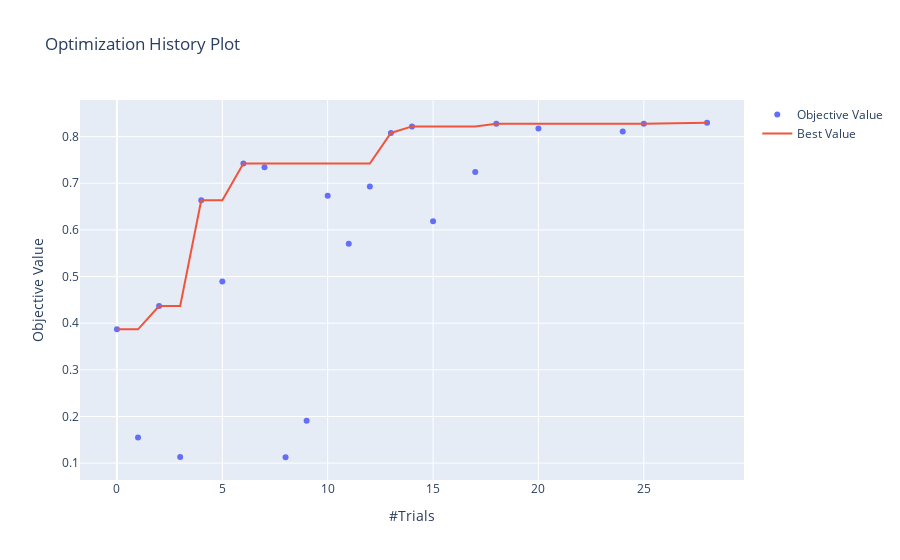

This figure's notebook cell:
### Markdown cell above
## History Plot

### Code cell
plot_optimization_history(study)

### Figure 1 — Plotly figure (JSON) as saved in the notebook; plotly's stock layout.template omitted (floating-point values rounded to 4 significant figures)
{"data": [{"mode": "markers", "name": "Objective Value", "type": "scatter", "x": [0, 1, 2, 3, 4, 5, 6, 7, 8, 9, 10, 11, 12, 13, 14, 15, 17, 18, 20, 24, 25, 28], "y": [0.3867, 0.1547, 0.4367, 0.1133, 0.6633, 0.4891, 0.7422, 0.7344, 0.1125, 0.1906, 0.6734, 0.5703, 0.693, 0.8078, 0.8219, 0.6188, 0.7242, 0.8273, 0.8172, 0.8109, 0.8273, 0.8297]}, {"name": "Best Value", "type": "scatter", "x": [0, 1, 2, 3, 4, 5, 6, 7, 8, 9, 10, 11, 12, 13, 14, 15, 17, 18, 20, 24, 25, 28], "y": [0.3867, 0.3867, 0.4367, 0.4367, 0.6633, 0.6633, 0.7422, 0.7422, 0.7422, 0.7422, 0.7422, 0.7422, 0.7422, 0.8078, 0.8219, 0.8219, 0.8219, 0.8273, 0.8273, 0.8273, 0.8273, 0.8297]}], "layout": {"title": {"text": "Optimization History Plot"}, "xaxis": {"title": {"text": "#Trials"}}, "yaxis": {"title": {"text": "Objective Value"}}}}
